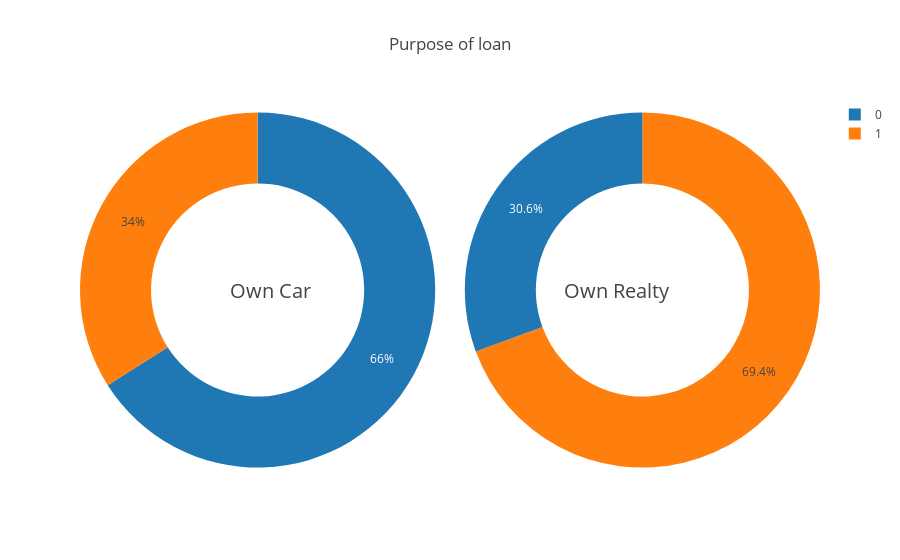

Notebook code cell kept with this figure:
### Markdown cell above
## <a id='5-7'>5.7 Purpose of loan</a>

### Code cell
temp1 = application_train["FLAG_OWN_CAR"].value_counts()
temp2 = application_train["FLAG_OWN_REALTY"].value_counts()

fig = {
  "data": [
    {
      "values": temp1.values,
      "labels": temp1.index,
      "domain": {"x": [0, .48]},
      "name": "Own Car",
      "hoverinfo":"label+percent+name",
      "hole": .6,
      "type": "pie"
    },
    {
      "values": temp2.values,
      "labels": temp2.index,
#       "text":"Own Realty",
      "textposition":"inside",
      "domain": {"x": [.52, 1]},
      "name": "Own Reality",
      "hoverinfo":"label+percent+name",
      "hole": .6,
      "type": "pie"
    }],
  "layout": {
        "title":"Purpose of loan",
        "annotations": [
            {
                "font": {
                    "size": 20
                },
                "showarrow": False,
                "text": "Own Car",
                "x": 0.20,
                "y": 0.5
            },
            {
                "font": {
                    "size": 20
                },
                "showarrow": False,
                "text": "Own Realty",
                "x": 0.8,
                "y": 0.5
            }
        ]
    }
}
iplot(fig, filename='donut')

### Figure 1 — Plotly figure (JSON) as saved in the notebook; plotly's stock layout.template omitted (floating-point values rounded to 4 significant figures)
{"data": [{"domain": {"x": [0, 0.48]}, "hole": 0.6, "hoverinfo": "label+percent+name", "labels": [0, 1], "name": "Own Car", "type": "pie", "uid": "23005797-2acd-4d0b-b1f7-21be7ca0f3c4", "values": [202924, 104587]}, {"domain": {"x": [0.52, 1]}, "hole": 0.6, "hoverinfo": "label+percent+name", "labels": [1, 0], "name": "Own Reality", "textposition": "inside", "type": "pie", "uid": "b9b56182-af58-415c-80a2-18f8e15fb9ea", "values": [213312, 94199]}], "layout": {"annotations": [{"font": {"size": 20}, "showarrow": false, "text": "Own Car", "x": 0.2, "y": 0.5}, {"font": {"size": 20}, "showarrow": false, "text": "Own Realty", "x": 0.8, "y": 0.5}], "title": {"text": "Purpose of loan"}}}
